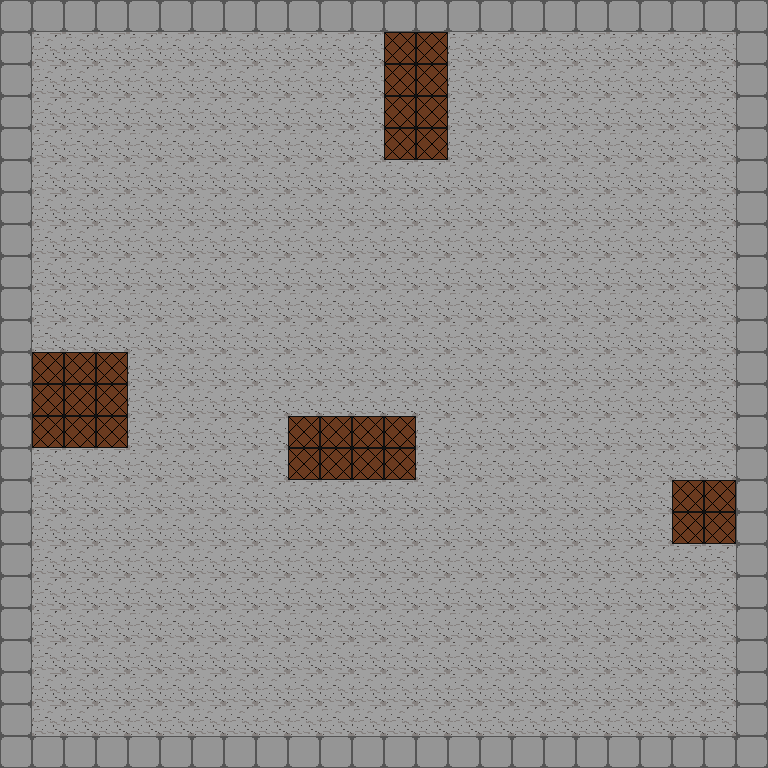

The image is a tile-based game level rendered from a .tmx file. Its description and complete source (layers, tilesets, objects, tile grids) follow:
An orthogonal 24x24 tile map with 32x32 px tiles, 2 tile layers (Floor, Blocks), 1 hidden layer not drawn, 3 tilesets.

<map version="1.0" orientation="orthogonal" renderorder="right-down" width="24" height="24" tilewidth="32" tileheight="32" nextobjectid="1">
 <tileset firstgid="1" name="Floor Tiles" tilewidth="32" tileheight="32" tilecount="3" columns="3">
  <image source="protoTileSet.png" width="96" height="32" />
 </tileset>
 <tileset firstgid="4" name="Goal Tiles" tilewidth="96" tileheight="96" tilecount="1" columns="1">
  <image source="GoalTiles_TOGETHER.png" width="96" height="96" />
 </tileset>
 <tileset firstgid="5" name="Floor Tiles 2" tilewidth="32" tileheight="32" tilecount="3" columns="3">
  <image source="newTiles.png" width="96" height="32" />
 </tileset>
 <layer name="Floor" width="24" height="24">
  <data encoding="csv">
1,1,1,1,1,1,1,1,1,1,1,1,1,1,1,1,1,1,1,1,1,1,1,1,
1,5,5,5,5,5,5,5,5,5,5,5,5,5,5,5,5,5,5,5,5,5,5,1,
1,5,5,5,5,5,5,5,5,5,5,5,5,5,5,5,5,5,5,5,5,5,5,1,
1,5,5,5,5,5,5,5,5,5,5,5,5,5,5,5,5,5,5,5,5,5,5,1,
1,5,5,5,5,5,5,5,5,5,5,5,5,5,5,5,5,5,5,5,5,5,5,1,
1,5,5,5,5,5,5,5,5,5,5,5,5,5,5,5,5,5,5,5,5,5,5,1,
1,5,5,5,5,5,5,5,5,5,5,5,5,5,5,5,5,5,5,5,5,5,5,1,
1,5,5,5,5,5,5,5,5,5,5,5,5,5,5,5,5,5,5,5,5,5,5,1,
1,5,5,5,5,5,5,5,5,5,5,5,5,5,5,5,5,5,5,5,5,5,5,1,
1,5,5,5,5,5,5,5,5,5,5,5,5,5,5,5,5,5,5,5,5,5,5,1,
5,5,5,5,5,5,5,5,5,5,5,5,5,5,5,5,5,5,5,5,5,5,5,1,
5,5,5,5,5,5,5,5,5,5,5,5,5,5,5,5,5,5,5,5,5,5,5,1,
5,5,5,5,5,5,5,5,5,5,5,5,5,5,5,5,5,5,5,5,5,5,5,1,
5,5,5,5,5,5,5,5,5,5,5,5,5,5,5,5,5,5,5,5,5,5,5,1,
1,5,5,5,5,5,5,5,5,5,5,5,5,5,5,5,5,5,5,5,5,5,5,1,
1,5,5,5,5,5,5,5,5,5,5,5,5,5,5,5,5,5,5,5,5,5,5,1,
1,5,5,5,5,5,5,5,5,5,5,5,5,5,5,5,5,5,5,5,5,5,5,1,
1,5,5,5,5,5,5,5,5,5,5,5,5,5,5,5,5,5,5,5,5,5,5,1,
1,5,5,5,5,5,5,5,5,5,5,5,5,5,5,5,5,5,5,5,5,5,5,1,
1,5,5,5,5,5,5,5,5,5,5,5,5,5,5,5,5,5,5,5,5,5,5,1,
1,5,5,5,5,5,5,5,5,5,5,5,5,5,5,5,5,5,5,5,5,5,5,1,
1,5,5,5,5,5,5,5,5,5,5,5,5,5,5,5,5,5,5,5,5,5,5,1,
1,5,5,5,5,5,5,5,5,5,5,5,5,5,5,5,5,5,5,5,5,5,5,1,
1,1,1,1,1,1,1,1,1,1,1,1,1,1,1,1,1,1,1,1,1,1,1,1
</data>
 </layer>
 <layer name="Blocks" width="24" height="24">
  <data encoding="csv">
2,2,2,2,2,2,2,2,2,2,2,2,2,2,2,2,2,2,2,2,2,2,2,2,
2,0,0,0,0,0,0,0,0,0,0,0,7,7,0,0,0,0,0,0,0,0,0,2,
2,0,0,0,0,0,0,0,0,0,0,0,7,7,0,0,0,0,0,0,0,0,0,2,
2,0,0,0,0,0,0,0,0,0,0,0,7,7,0,0,0,0,0,0,0,0,0,2,
2,0,0,0,0,0,0,0,0,0,0,0,7,7,0,0,0,0,0,0,0,0,0,2,
2,0,0,0,0,0,0,0,0,0,0,0,0,0,0,0,0,0,0,0,0,0,0,2,
2,0,0,0,0,0,0,0,0,0,0,0,0,0,0,0,0,0,0,0,0,0,0,2,
2,0,0,0,0,0,0,0,0,0,0,0,0,0,0,0,0,0,0,0,0,0,0,2,
2,0,0,0,0,0,0,0,0,0,0,0,0,0,0,0,0,0,0,0,0,0,0,2,
2,0,0,0,0,0,0,0,0,0,0,0,0,0,0,0,0,0,0,0,0,0,0,2,
2,0,0,0,0,0,0,0,0,0,0,0,0,0,0,0,0,0,0,0,0,0,0,2,
2,7,7,7,0,0,0,0,0,0,0,0,0,0,0,0,0,0,0,0,0,0,0,2,
2,7,7,7,0,0,0,0,0,0,0,0,0,0,0,0,0,0,0,0,0,0,0,2,
2,7,7,7,0,0,0,0,0,7,7,7,7,0,0,0,0,0,0,0,0,0,0,2,
2,0,0,0,0,0,0,0,0,7,7,7,7,0,0,0,0,0,0,0,0,0,0,2,
2,0,0,0,0,0,0,0,0,0,0,0,0,0,0,0,0,0,0,0,0,7,7,2,
2,0,0,0,0,0,0,0,0,0,0,0,0,0,0,0,0,0,0,0,0,7,7,2,
2,0,0,0,0,0,0,0,0,0,0,0,0,0,0,0,0,0,0,0,0,0,0,2,
2,0,0,0,0,0,0,0,0,0,0,0,0,0,0,0,0,0,0,0,0,0,0,2,
2,0,0,0,0,0,0,0,0,0,0,0,0,0,0,0,0,0,0,0,0,0,0,2,
2,0,0,0,0,0,0,0,0,0,0,0,0,0,0,0,0,0,0,0,0,0,0,2,
2,0,0,0,0,0,0,0,0,0,0,0,0,0,0,0,0,0,0,0,0,0,0,2,
2,0,0,0,0,0,0,0,0,0,0,0,0,0,0,0,0,0,0,0,0,0,0,2,
2,2,2,2,2,2,2,2,2,2,2,2,2,2,2,2,2,2,2,2,2,2,2,2
</data>
 </layer>
 <layer name="Goal" width="24" height="24" visible="0">
  <data encoding="csv">
0,0,0,0,0,0,0,0,0,0,0,0,0,0,0,0,0,0,0,0,0,0,0,0,
0,0,0,0,0,0,0,0,0,0,0,0,0,0,0,0,0,0,0,0,0,0,0,0,
0,0,0,0,0,0,0,0,0,0,0,0,0,0,0,0,0,0,0,0,0,0,0,0,
0,0,0,0,0,0,0,0,0,0,0,0,0,0,0,0,0,0,0,0,0,0,0,0,
0,0,0,0,0,0,0,0,0,0,0,0,0,0,0,0,0,0,0,0,0,0,0,0,
0,0,0,0,0,0,0,0,0,0,0,0,0,0,0,0,0,0,0,0,0,0,0,0,
0,0,0,0,0,0,0,0,0,0,0,0,0,0,0,0,0,0,0,0,0,0,0,0,
0,0,0,0,0,0,0,0,0,0,0,0,0,0,0,0,0,0,0,0,0,0,0,0,
0,0,0,0,0,0,0,0,0,0,0,0,0,0,0,0,0,0,0,0,0,0,0,0,
0,0,0,0,0,0,0,0,0,0,0,0,0,0,0,0,0,0,0,0,0,0,0,0,
0,0,0,0,0,0,0,0,0,0,0,0,0,0,0,0,0,0,0,0,0,0,0,0,
0,0,0,0,0,0,0,0,0,0,0,0,0,0,0,0,0,0,0,0,0,0,0,0,
0,0,0,0,0,0,0,0,0,0,0,0,0,0,0,0,0,0,0,0,0,0,0,0,
0,0,0,0,0,0,0,0,0,0,0,0,0,0,0,0,0,0,0,0,0,0,0,0,
0,0,0,0,0,0,0,0,0,0,0,0,0,0,0,0,0,0,0,0,0,0,0,0,
0,0,0,0,0,0,0,0,0,0,0,0,0,0,0,0,0,0,0,0,0,0,0,0,
0,0,0,0,0,0,0,0,0,0,0,0,0,0,0,0,0,0,0,0,0,0,0,0,
0,0,0,0,0,0,0,0,0,0,0,0,0,0,0,0,0,0,0,0,0,0,0,0,
0,0,0,0,0,0,0,0,0,0,0,0,0,0,0,0,0,0,0,0,0,0,0,0,
0,0,0,0,0,0,0,0,0,0,0,0,0,0,0,0,0,0,0,0,0,0,0,0,
0,0,0,0,0,0,0,0,0,0,0,0,0,0,0,0,0,0,0,0,0,0,0,0,
0,0,0,0,0,0,0,0,0,0,0,0,0,0,0,0,0,0,0,0,0,0,0,0,
0,0,0,0,0,0,0,0,0,0,0,0,0,0,0,0,0,0,0,0,4,0,0,0,
0,0,0,0,0,0,0,0,0,0,0,0,0,0,0,0,0,0,0,0,0,0,0,0
</data>
 </layer>
</map>
